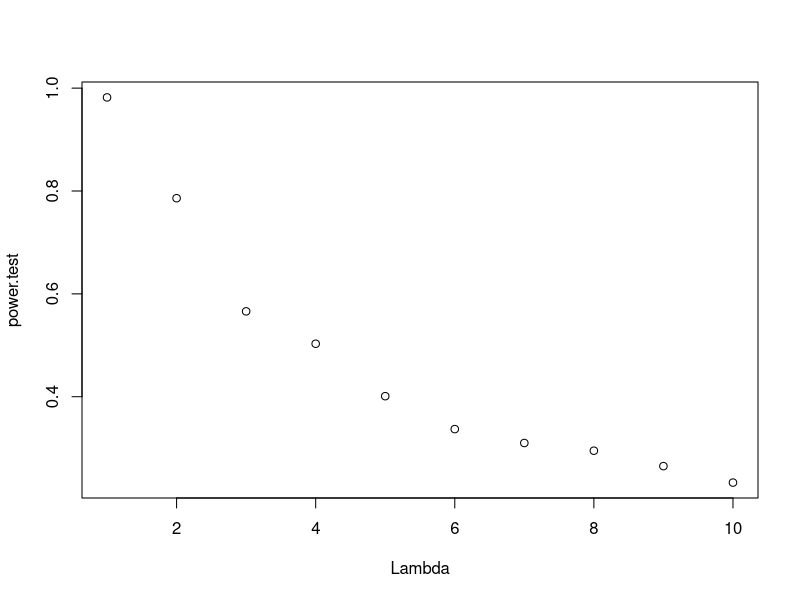
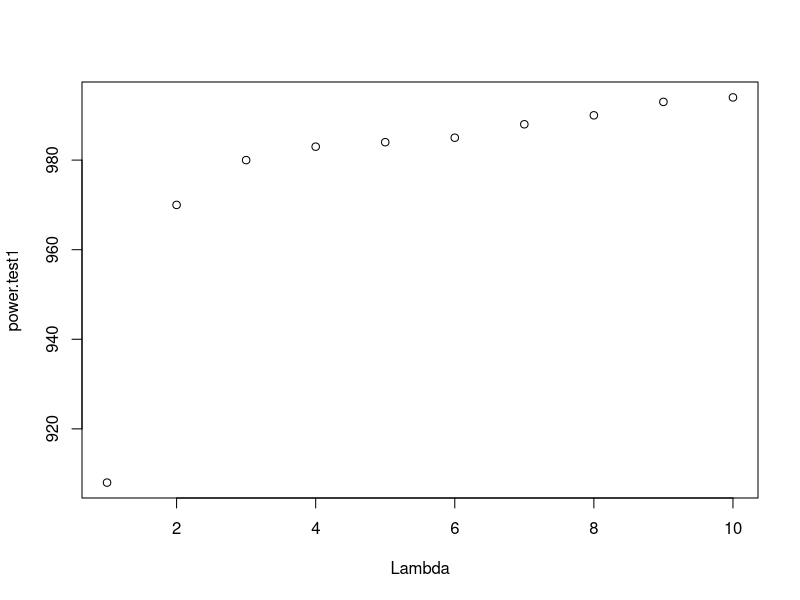
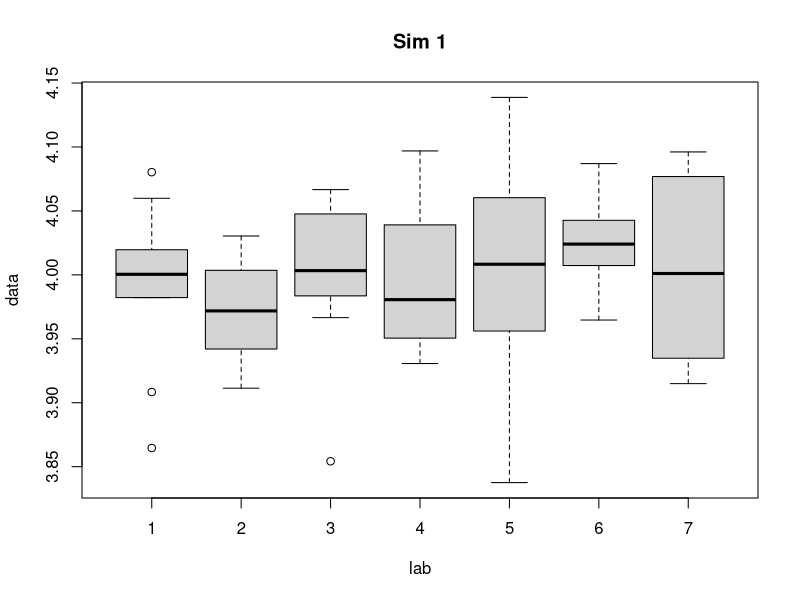
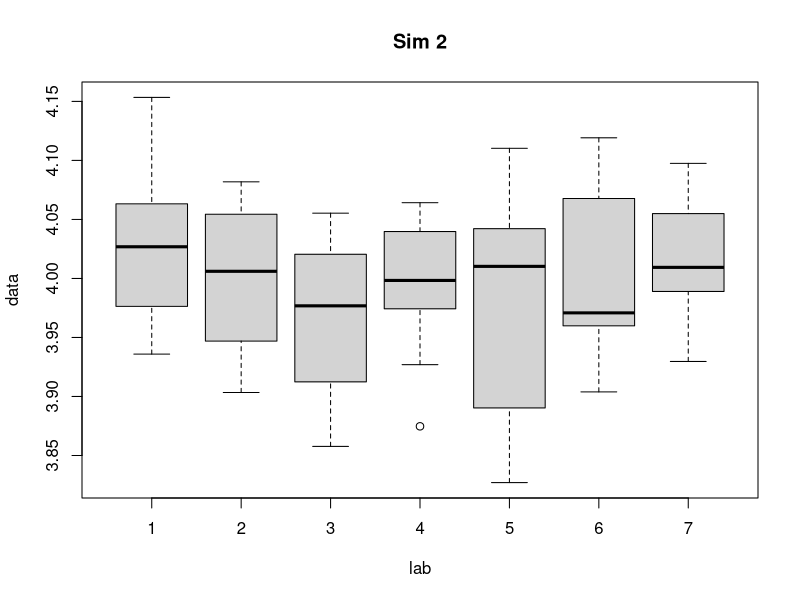
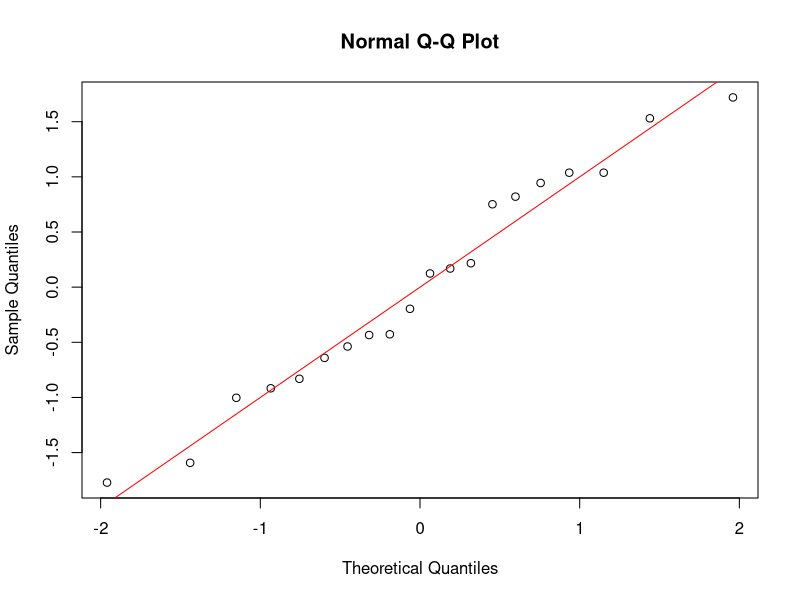

The R script that drew these images, in order:
## ---- chunk 1
library(pwr)
mu.m0 <- 0.5
mu.m1 <- 1
power <- 0.8
effectsize = (mu.m1 - mu.m0)/1
pwr.t.test(n= NULL, d= effectsize, sig.level = 0.05, power = 0.8, type = "two.sample" )$n
# n = 63.77~64
# the total of n bulk tissue samples would be n * 64 = 128

## ---- chunk 2
pwr.t.test(n= 50/2, d= effectsize, sig.level = 0.05, power = NULL, type = "two.sample" )$power
## ---- chunk 3
B <- 1000
n <- 50/2
sim.M0 <- matrix(rnorm(B*n, mean=0.5, sd=1), nrow=B, ncol=n)
sim.M1 = matrix(rnorm(B*n, mean=1.0, sd=1), nrow=B, ncol=n)
# calculate the power by doing (# of rejecting H_0)/(# tests)

pval <- rep(0,B)
power.test <- rep(0,B)

for (i in 1:B){
  t_Test <- t.test(sim.M0[i,], sim.M1[i,], conf.level = 0.95)
  pval[i] <- t_Test$p.value
  power.test <- length(which(pval<0.05))/B
}
t_Test$p.value
power.test
# the simulated power here is close to the theoretical power = 0.4101003.
## ---- chunk 4
effectsize1 = (mu.m1 - mu.m0)/0.7096
pwr.t.test(n= 50/2, d= effectsize1, sig.level = 0.05, power = NULL, type = "two.sample" )$power

## ---- chunk 5
B <- 1000
n <- 50/2
sim.M0.1 <- matrix(rnorm(B*n, mean=0.1, sd=1), nrow=B, ncol=n)
sim.M1.1 = matrix(runif(B*n, min=0, max=1), nrow=B, ncol=n)
# calculate the power by doing (# of rejecting H_0)/(# tests)

pval <- rep(0,B)
power.test <- rep(0,B)

for (i in 1:B){
  t_Test <- t.test(sim.M0.1[i,], sim.M1.1[i,], conf.level = 0.95)
  pval[i] <- t_Test$p.value
  power.test <- length(which(pval<0.05))/B
}
t_Test$p.value
power.test
## ---- chunk 6
#(a):
biased.sd = function(x) {
  biased.var = mean((x-mean(x))^2)
  return (sqrt(biased.var))
}
coef.of.skewness = function(x) {
  b.1 = mean((x - mean(x))^3)/biased.sd(x)^3
  return (b.1)
}

B=1000
n=100
sim.data = matrix(rnorm(B*n), nrow=B, ncol=n)
sim.b.1 = matrix(apply(sim.data, 1, coef.of.skewness), nrow=B, ncol=n)

power.test <- rep(0,10)
for (i in 1:10){
test.data = matrix(rpois(1000*100, lambda=i), nrow=1000, ncol=100)
test.b.1 = apply(test.data, 1, coef.of.skewness)
ranked.sim.b.1 = sort(sim.b.1)
simPVal = function(x, ranked.sim.values) {
  n = length(ranked.sim.values)
  smaller.vals =which(ranked.sim.values <= x)
  if (length(smaller.vals) == 0) {
    alpha.low = 0
    } else{
      alpha.low = length(smaller.vals)/n
      }
  larger.vals =which(ranked.sim.values >= x)
  if (length(larger.vals) == 0) {
    alpha.hi = 0
    } else{
      alpha.hi = length(larger.vals)/n
      }
  p.val = 2*min(alpha.low, alpha.hi)
  return (p.val)
  }
p.values = sapply(test.b.1, function(x) simPVal(x, ranked.sim.b.1))
power.test[i] <- length(which(p.values<0.05))/B
}
power.test
Lambda <- seq(1:10)

plot(Lambda, power.test)
# as lambda increases, the power should decreases since the test.data becomes less normal. It matches my expectation.


#(b):
power.test1 <- rep(0,10)
test.data = matrix(rpois(1000*100, lambda=1), nrow=1000, ncol=100)
test.b.1 = apply(test.data, 1, coef.of.skewness)
ranked.sim.b.1 = sort(sim.b.1)
simPVal = function(x, ranked.sim.values) {
  n = length(ranked.sim.values)
  smaller.vals =which(ranked.sim.values <= x)
  if (length(smaller.vals) == 0) {
    alpha.low = 0
    } else{
      alpha.low = length(smaller.vals)/n
      }
  larger.vals =which(ranked.sim.values >= x)
  if (length(larger.vals) == 0) {
    alpha.hi = 0
    } else{
      alpha.hi = length(larger.vals)/n
      }
  p.val = 2*min(alpha.low, alpha.hi)
  return (p.val)
}
p.values = sapply(test.b.1, function(x) simPVal(x, ranked.sim.b.1))

for (i in 1:10){
  power.test1[i] <- length(which(p.values<(i/100))/B)
}
power.test1

plot(Lambda, power.test1)
# it matches my expectation since the significance level increases, power should increases as well.
## ---- chunk 7
simTabletData = function() {
  return(data.frame(
    lab=as.factor(c(1,2,3,4,5,6,7)),
    data = rnorm(70, 4, sd=sqrt(0.0037))))
}
sim.1 = simTabletData()
sim.2 = simTabletData()
boxplot(data ~ lab, sim.1, main="Sim 1")
boxplot(data ~ lab, sim.2, main="Sim 2")
## ---- chunk 8
worms = data.frame(
        group=as.factor(c(rep("Group I", 5), rep("Group II", 5),
                 rep("Group III", 5), rep("Group IV", 5))),
        count=c(279, 338,334,198,303,
                 378,275,412,265,286,
                 172,335,335,282,250,
                 381,346,340,471,318))

summary(worms)

# four groups, each containing 5 samples
# I = 4, J = 5

wormsdata <- data.frame(
          c(279, 338,334,198,303),
          c(378,275,412,265,286),
          c(172,335,335,282,250),
          c(381,346,340,471,318)
)

I <- 4
J <- 5

# F test
errors = as.vector(apply(wormsdata, 2, function(x) {
  return (x-mean(x))
  }))
SS_W = sum(apply(wormsdata, 2, function(x) {
  return ((J-1)*var(x))
  }))
SS_B = J*(I-1)*var(apply(wormsdata, 2, mean))
(F = (SS_B/(I-1))/(SS_W/(I*(J-1))))
(pval <- 1-pf(F, df1=(I-1), df2=I*(J-1)))

# based on the F-test, there is no significant difference among the four groups
# p value (0.119) is greater than 0.05, so there is weak evidence against the null hypothesis, that we cannot reject the null hypothesis. 

qqnorm(scale(errors))
abline(0,1,col="red")

# the errors seem quite normal, and we could say there is no significant difference among the four groups

lab = as.vector(sapply(1:4, function(x) {
  rep(x, 5)}))
data.2 = data.frame(lab = as.factor(lab),
                    measurement=unlist(wormsdata))

lm.results = lm(measurement ~ lab, data.2)
as.matrix(anova(lm.results))

# non parametric test
kruskal.test(data.2$measurement, data.2$lab)

# here the p-value is 0.1021 > 0.05, so we cannot reject the null hypothesis. There is no significant difference among the four groups.
